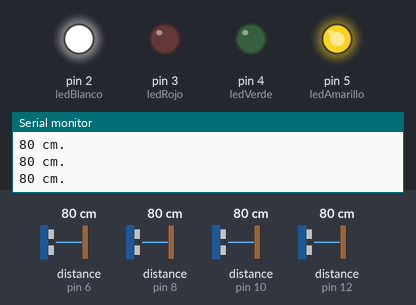
The sketch below on a simulated Arduino Uno, built with avr-gcc and run on an emulated ATmega328P. Shown: output pins drawn as LEDs (lit = HIGH), the last lines printed to the serial monitor. Wiring (inferred from the names in the program): 4 × ultrasonic range finder: trigger pin 7, echo pin 6 / trigger pin 9, echo pin 8 / trigger pin 11, echo pin 10 / trigger pin 13, echo pin 12. The inputs (shaded band) are chosen by the test bench; at power-on: distance to the obstacle (sensors on pin 6, pin 8, pin 10, pin 12) 80 cm. The echo pulse lasts 58.3 µs per cm; random numbers use the default seed unless the sketch sets one; pins used as bus, display or sensor lines are not drawn.

Above: at 4.2 s.
4.3 s: distance to the obstacle (sensor on pin 6) set to 13 cm
7.3 s: distance to the obstacle (sensor on pin 6) set to 11 cm
At 10.2 s:
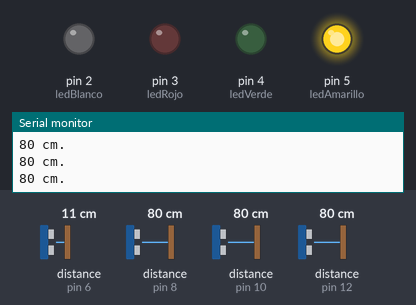
10.3 s: distance to the obstacle (sensor on pin 6) set to 18 cm
At 12.9 s:
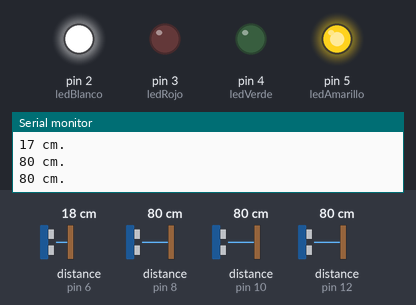
13.3 s: distance to the obstacle (sensor on pin 6) set to 2 cm
At 17.0 s:
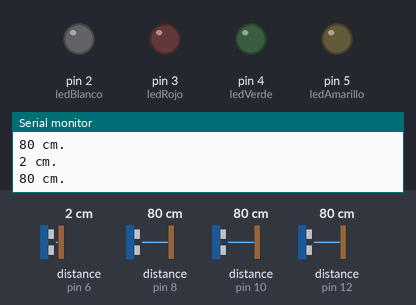
Timing chart, 0 to 17.3 s (numbered marks = the images above; inputs shaded):
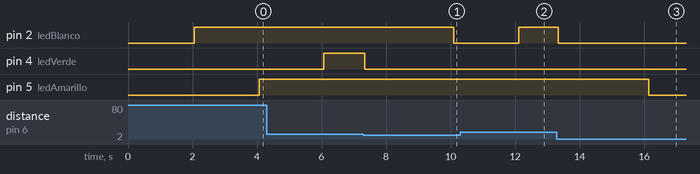

Measured:
- the behaviour switches between 12 and 11 cm on distance to the obstacle (sensor on pin 6) (found by bisection; images 0 and 1)
- after the input at 7.3 s, pin 2 (ledBlanco): HIGH → LOW after 2.8 s; pin 4 (ledVerde): HIGH → LOW at once
- after the input at 10.3 s, pin 2 (ledBlanco): LOW → HIGH after 1.8 s
- after the input at 13.3 s, pin 2 (ledBlanco): HIGH → LOW at once; pin 5 (ledAmarillo): HIGH → LOW after 2.9 s

The sketch:

Cortocircuito.ino
```cpp
long randNumber;
int ledBlanco = 2;
int ledRojo = 3;
int ledVerde = 4;
int ledAmarillo = 5;
#define echoPinBlanco 6
#define trigPinBlanco 7
#define echoPinRojo 8
#define trigPinRojo 9
#define echoPinVerde 10
#define trigPinVerde 11
#define echoPinAmarillo 12
#define trigPinAmarillo 13
long duracion, distanciaBlanco, distanciaRojo, distanciaVerde, distanciaAmarillo;
unsigned long tiempo;
unsigned long t = 0;
int Dt = 2000;


void setup() {

  Serial.begin(9600);
  pinMode(ledBlanco, OUTPUT);
  pinMode(ledRojo, OUTPUT);
  pinMode(ledVerde, OUTPUT);
  pinMode (ledAmarillo, OUTPUT);
  randomSeed(analogRead(0));
  pinMode(trigPinBlanco, OUTPUT);
  pinMode(echoPinBlanco, INPUT);
  pinMode(trigPinRojo, OUTPUT);
  pinMode(echoPinRojo, INPUT);
  pinMode(trigPinVerde, OUTPUT);
  pinMode(echoPinVerde, INPUT);
  pinMode(trigPinAmarillo, OUTPUT);
  pinMode(echoPinAmarillo, INPUT);
}

void loop() {
//SENSOR BLANCO
  digitalWrite(trigPinBlanco, LOW);
  delayMicroseconds(2);
  digitalWrite(trigPinBlanco, HIGH);
  delayMicroseconds(10);
  digitalWrite(trigPinBlanco, LOW);

  duracion = pulseIn(echoPinBlanco, HIGH);
  distanciaBlanco = (duracion/2)/29;
  Serial.println(String(distanciaBlanco) + " cm.") ;

//SENSOR ROJO
  digitalWrite(trigPinRojo, LOW);
  delayMicroseconds(2);
  digitalWrite(trigPinRojo, HIGH);
  delayMicroseconds(10);
  digitalWrite(trigPinRojo, LOW);

  duracion = pulseIn(echoPinRojo, HIGH);
  distanciaRojo = (duracion/2)/29;
  Serial.println(String(distanciaRojo) + " cm.") ;

//SENSOR VERDE
  digitalWrite(trigPinVerde, LOW);
  delayMicroseconds(2);
  digitalWrite(trigPinVerde, HIGH);
  delayMicroseconds(10);
  digitalWrite(trigPinVerde, LOW);

  duracion = pulseIn(echoPinVerde, HIGH);
  distanciaVerde = (duracion/2)/29;
  Serial.println(String(distanciaVerde) + " cm.") ;

//SENSOR AMARILLO
  digitalWrite(trigPinAmarillo, LOW);
  delayMicroseconds(2);
  digitalWrite(trigPinAmarillo, HIGH);
  delayMicroseconds(10);
  digitalWrite(trigPinAmarillo, LOW);

  duracion = pulseIn(echoPinAmarillo, HIGH);
  distanciaAmarillo = (duracion/2)/29;
  Serial.println(String(distanciaAmarillo) + " cm.") ;

//TIEMPO

  tiempo = millis();
  if (tiempo-t > Dt){
    t = tiempo;
    Serial.print("tiempo: ");
    Serial.print(millis());


//RANDNUMBER

  randNumber = random(2,6);
  Serial.println(randNumber);

  digitalWrite (randNumber, HIGH);
  }
//DISTANCIAS

  if (distanciaBlanco <= 10) {
    digitalWrite(randNumber, LOW);
  }
  if (distanciaRojo <= 10) {
    digitalWrite(randNumber, LOW);
  }
  if (distanciaVerde <= 10) {
    digitalWrite(randNumber, LOW);
  }
  if (distanciaAmarillo <= 10) {
    digitalWrite(randNumber, LOW);
  }
}
```
